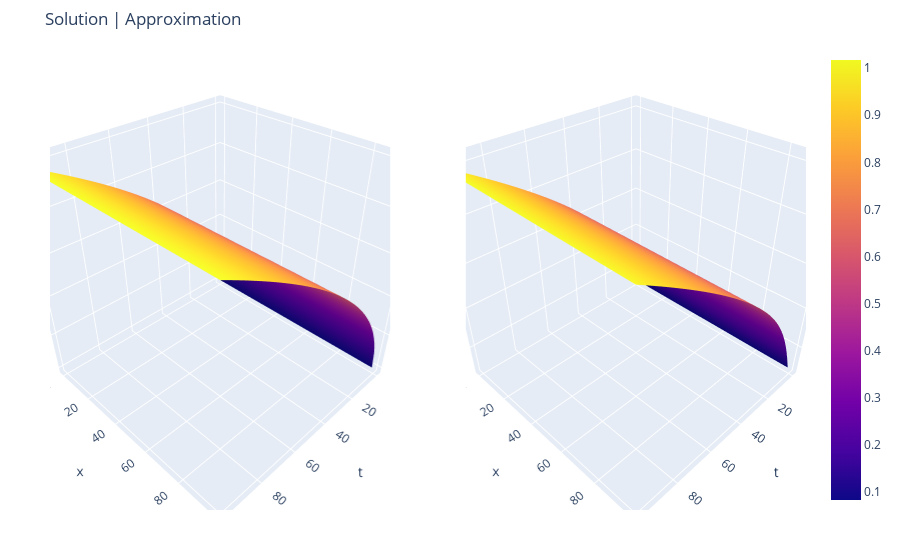

Here is the notebook cell this chart was saved with:
### Code cell
plot_value(solver.J, J_sol)

### Figure 1 — Plotly figure (JSON) as saved in the notebook; plotly's stock layout.template omitted (floating-point values rounded to 4 significant figures; data arrays with more than 128 entries replaced by an {"elided": "..."} marker saying what was removed)
{"data": [{"scene": "scene", "showscale": false, "type": "surface", "z": {"elided": "100x100 float values"}}, {"scene": "scene2", "type": "surface", "z": {"elided": "100x100 float values"}}], "layout": {"margin": {"b": 50, "l": 50, "r": 50, "t": 50}, "scene": {"domain": {"x": [0, 0.45], "y": [0, 1]}, "xaxis": {"title": {"text": "t"}}, "yaxis": {"title": {"text": "x"}}, "zaxis": {"title": {"text": "J(x, t"}}}, "scene2": {"domain": {"x": [0.55, 1], "y": [0, 1]}, "xaxis": {"title": {"text": "t"}}, "yaxis": {"title": {"text": "x"}}, "zaxis": {"title": {"text": "J(x, t)"}}}, "title": {"text": "Solution | Approximation"}}}
